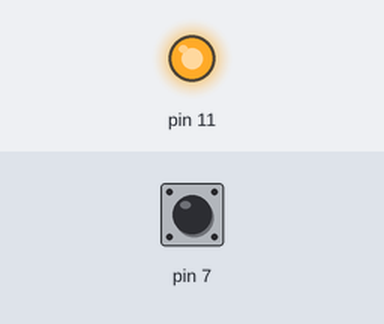
A sketch run on a simulated Arduino Uno, built with avr-gcc and run on an emulated ATmega328P. Shown: output pins drawn as LEDs (lit = HIGH). Dashed ring = blinking. The test bench sets the inputs (shaded band); at power-on: pin 7 HIGH.

Above: at 1.2 s.
1.3 s: pin 7 pulsed LOW 5 times (0.12 s each, 0.3 s apart)
At 1.96 s:
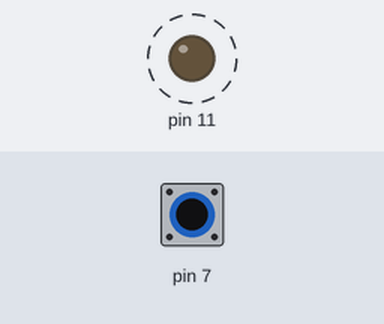
Timing chart, 0 to 4.3 s (numbered marks = the images above; inputs shaded):
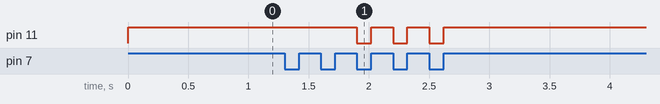

Measured:
- after the input at 1.3 s, pin 11: alternates HIGH for 0.18 s and LOW for 0.12 s, 6 changes in all, then stays HIGH, starting after 0.60 s

The sketch:

sketch_oct05.ino
```cpp
void setup() {
   pinMode(11, OUTPUT);
   pinMode(7, INPUT);
}

void loop() {
  if(digitalRead(7)==LOW){
    while(!digitalRead(7));
    digitalWrite(11,!digitalRead(11));
    }
  else if(digitalRead(7)==HIGH){
    digitalWrite(11,HIGH);
    }
   else {
    digitalWrite(11,LOW);
    }
}
```
